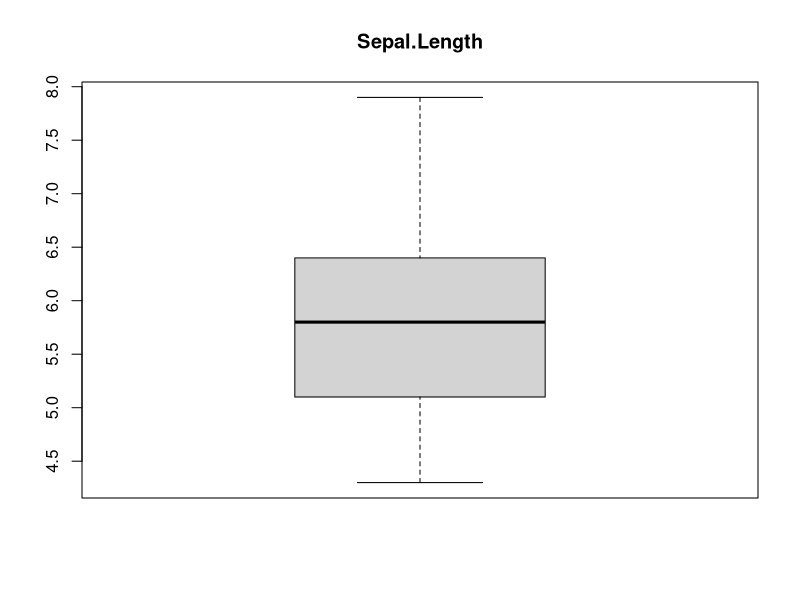
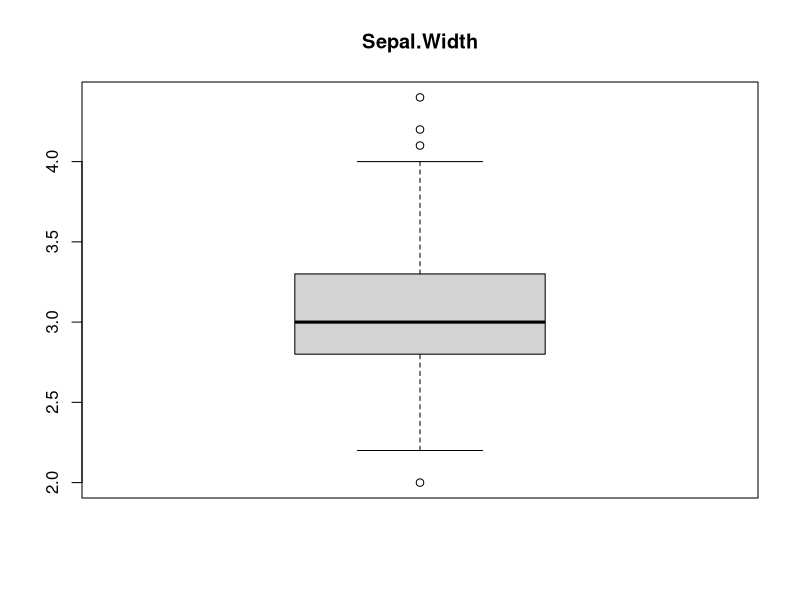
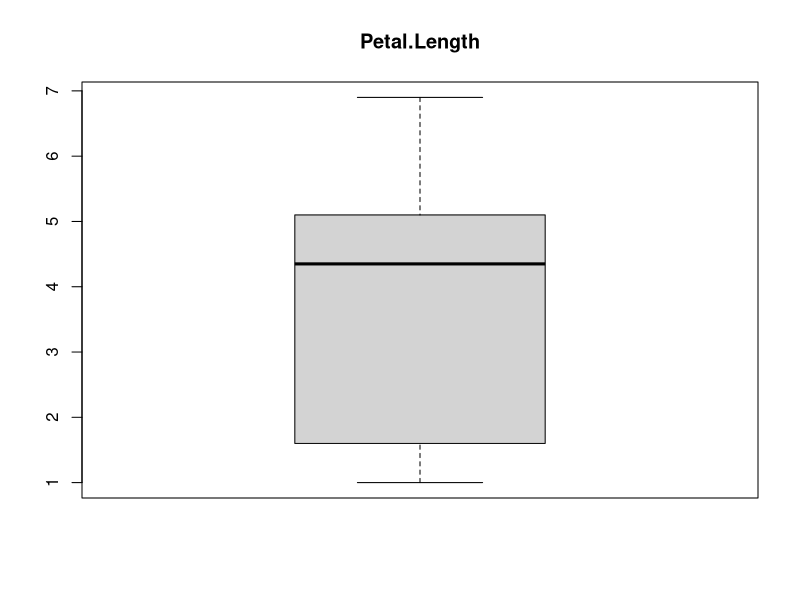
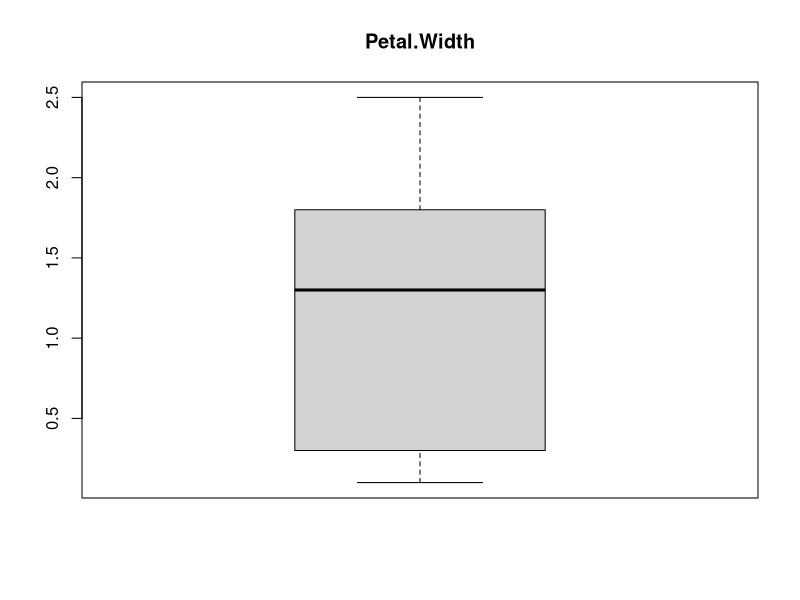
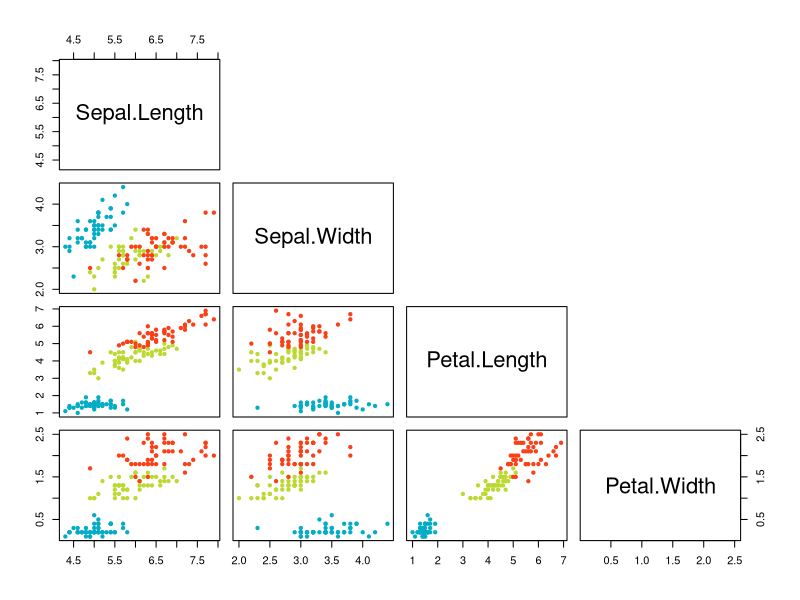
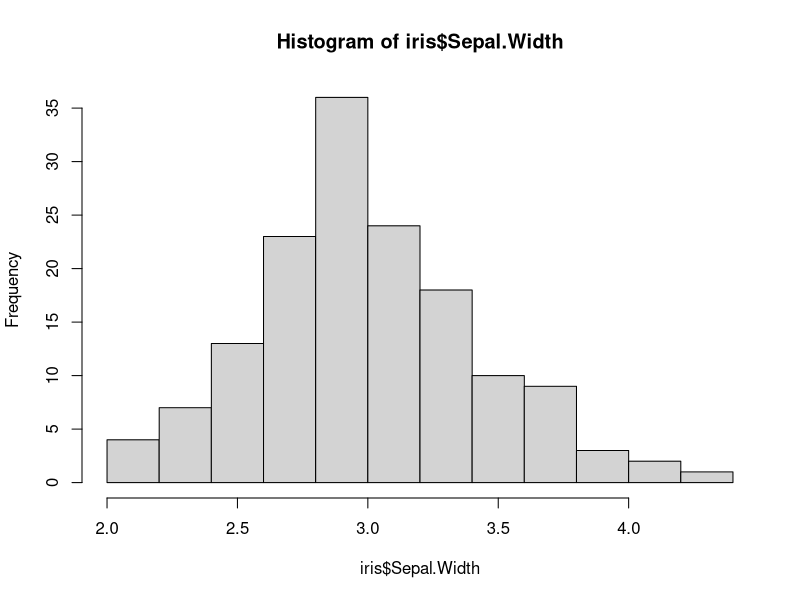
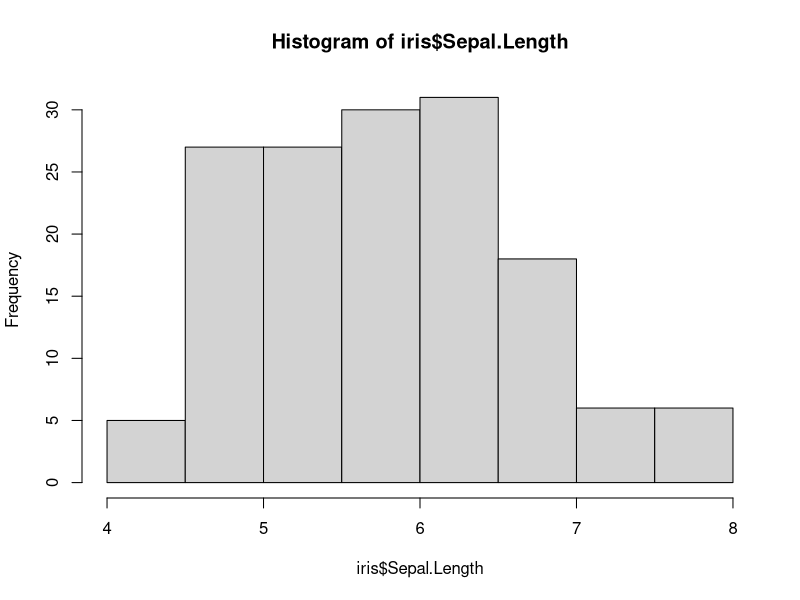
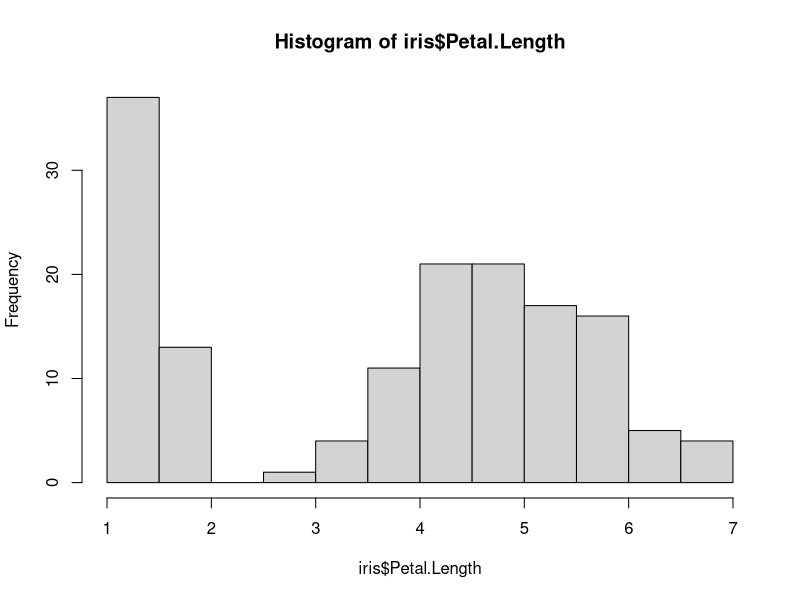

Reproduce these figures in R, in order.
## ---- chunk 1
str(iris)
## ---- chunk 2
nrow(iris)
## ---- chunk 3
head(iris, 6)
## ---- chunk 4
num.vars <- iris[,1:4]
summary(num.vars)
## ---- chunk 5
for (i in 1:length(num.vars)) {
        boxplot(num.vars[,i], main=names(num.vars[i]), type="l")

}
## ---- chunk 6
pairs(num.vars,     
      pch = 20,  
      col = c("#04ADC5", "#BBD931", "#FB3F16")[iris$Species] ,
      upper.panel=NULL)
## ---- chunk 7
hist(iris$Sepal.Width, freq=TRUE)
## ---- chunk 8
hist(iris$Sepal.Length, freq=TRUE)
## ---- chunk 9
hist(iris$Petal.Length, freq=TRUE)
## ---- chunk 10
hist(iris$Petal.Width, freq=TRUE)
## ---- chunk 11
X <- iris$Sepal.Width

X.mean <- mean(X)

X.mean
## ---- chunk 12
X.sd <- sd(X)

X.sd
## ---- chunk 13
x <- seq(1, 5, length=150)
y <- dnorm(x, mean=X.mean, sd=X.sd)
plot(x, y, type='l')
